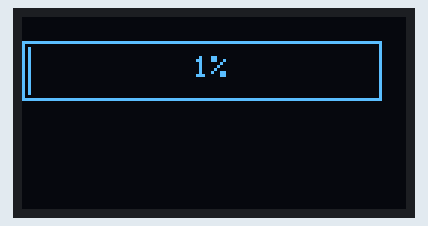
The sketch below on a simulated Arduino Uno, built with avr-gcc and run on an emulated ATmega328P. Shown: 128×64 one-colour display.

Above: at 0.2 s.
At 1.15 s:
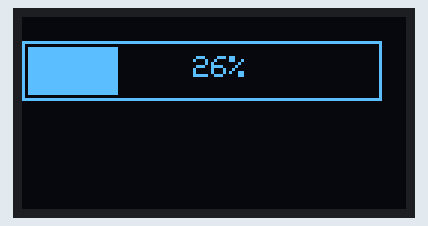
At 1.78 s:
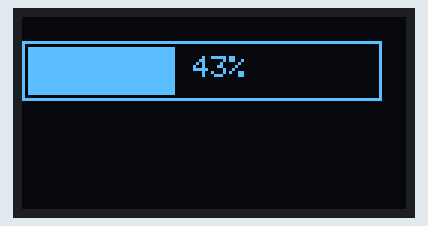
At 2.41 s:
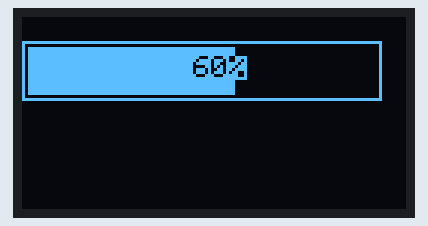
At 3.03 s:
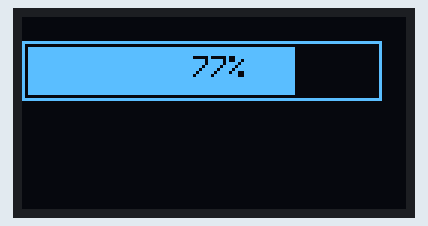
At 3.8 s:
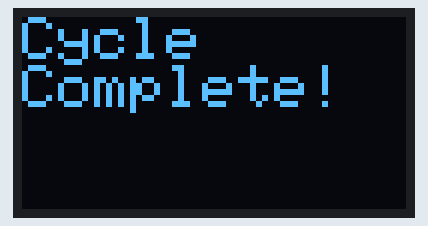

The sketch:

Display.ino
```cpp
#include <SPI.h>
#include <Wire.h>
#include <Adafruit_GFX.h>
#include <Adafruit_SSD1306.h>
#define OLED_RESET 4
Adafruit_SSD1306 display(OLED_RESET);
int time = 0;

void setup()
{
    display.begin(SSD1306_SWITCHCAPVCC, 0x3C); // initialize with the I2C addr 0x3D (for the 128x64)
    Serial.begin(9600);
}

void loop()
{
    make_display();
}

void make_display()
{
    display.clearDisplay();
    if (time < 100)
    {
        time++;
        drawPercentbar(0, 8, 120, 20, time);
    }
    else
        cycle_complete();
    display.display();
    delay(10);
}

void drawPercentbar(int x, int y, int width, int height, int progress)
{
    progress = progress > 100 ? 100 : progress;
    progress = progress < 0 ? 0 : progress;
    float bar = ((float)(width - 4) / 100) * progress;
    display.drawRect(x, y, width, height, WHITE);
    display.fillRect(x + 2, y + 2, bar, height - 4, WHITE);
    display.setCursor((width / 2) - 3, y + 5);
    display.setTextSize(1);
    display.setTextColor(WHITE);
    if (progress >= 50)
    {
        display.setTextColor(BLACK, WHITE); // 'inverted' text
    }
    display.print(progress);
    display.print("%");
}

void cycle_complete()
{
    display.setCursor(0, 0);
    display.setTextSize(2);
    display.setTextColor(WHITE);
    display.print("Cycle     Complete!");
}
```
